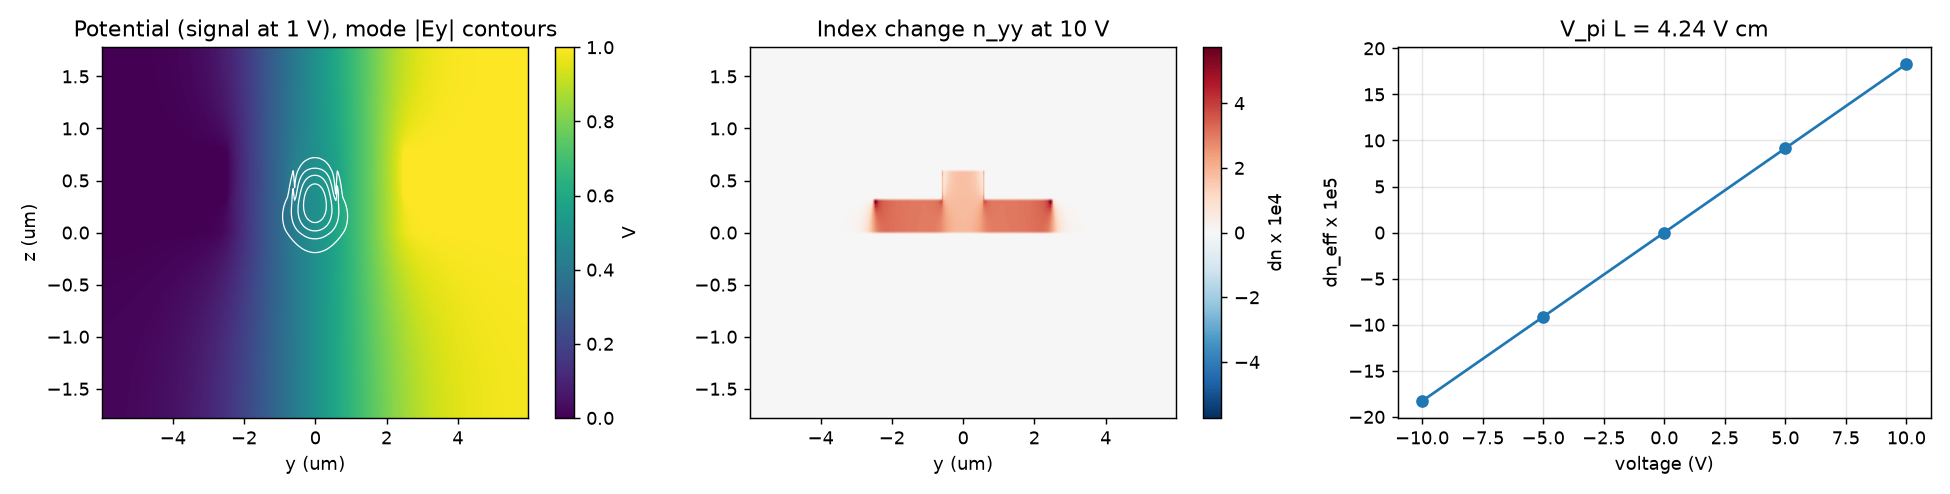

Recreate this plot in Python.
"""Example 8: a thin-film lithium niobate phase modulator.

An x-cut LN rib waveguide (600 nm film, 300 nm etch, 1.2 um wide) on silica,
with gold electrodes on the slab 5 um apart. The optic axis lies across the
waveguide (grid y), so the TE mode's Ey and the electrodes' lateral field both
use the large r33 coefficient. photonfdtd.active solves the electrostatic
potential on the mode solver's cross-section, turns the field into the Pockels
index change, and re-solves the mode at each voltage.

Expect V_pi * L around 4.5 V cm for one arm: a push-pull Mach-Zehnder on this
geometry (each arm between its own pair of electrodes, driven oppositely) gets
about half that, matching the ~2.2 V cm reported for such devices.
"""
import matplotlib
matplotlib.use("Agg")
import matplotlib.pyplot as plt
import numpy as np
import photonfdtd as pf
from photonfdtd import active

um = 1e-6
lam = 1.55e-6

ln = active.lithium_niobate_eo(lam, cut="x")      # optic axis along grid y
sio2 = active.silica_active(lam)
au = active.metal_active("Au")

gap = 5 * um
left = pf.Box((-(gap / 2 + 2 * um), 0.55 * um), (4 * um, 0.5 * um), au)
right = pf.Box((gap / 2 + 2 * um, 0.55 * um), (4 * um, 0.5 * um), au)
layout = [
    pf.Box((0, -1.0 * um), (20 * um, 2 * um), sio2),      # buried oxide
    pf.Box((0, 0.15 * um), (20 * um, 0.3 * um), ln),      # LN slab
    pf.Box((0, 0.45 * um), (1.2 * um, 0.3 * um), ln),     # LN rib
    left, right,
]
ms = pf.ModeSolver(size=(12 * um, 3.6 * um), cell_size=0.04 * um,
                   structures=layout, wavelength=lam, polarization="te")

region = active.ActiveRegion(
    layout,
    electrodes=[active.Electrode(right, "signal"), active.Electrode(left, "ground")],
    wavelength=lam,
)
mod = region.prepare(ms)

V = np.linspace(-10, 10, 5)
n_eff = mod.neff_sweep("signal", V)
vpl = mod.vpi_l("signal")
print(f"n_eff at 0 V:            {n_eff[len(V) // 2]:.5f}")
print(f"d n_eff / dV:            {mod.dneff('signal'):.3e} /V")
print(f"V_pi * L (one arm):      {vpl / 1e-2:.2f} V cm")
print(f"  -> 1 cm long arm:      V_pi = {vpl / 1e-2:.2f} V")
print(f"off-diagonal terms:      {mod.offdiagonal_ratio:.1%} of the modelled shift")

# Plot: potential, the index change at 10 V, n_eff vs V.
res = ms.solve()
y, z = ms.y / um, ms.z / um
ext = [y.min(), y.max(), z.min(), z.max()]
fig, ax = plt.subplots(1, 3, figsize=(15, 3.8))
pot = mod.electrostatics.basis_phi[0][0]
im = ax[0].imshow(pot.T, origin="lower", extent=ext, cmap="viridis", aspect="auto")
ax[0].contour(y, z, np.abs(res.Ey[0]).T, levels=4, colors="w", linewidths=0.7)
ax[0].set(title="Potential (signal at 1 V), mode |Ey| contours", xlabel="y (um)", ylabel="z (um)")
fig.colorbar(im, ax=ax[0], label="V")
d, _ = mod.delta_eps(V={"signal": 10.0})
dn = d[1][0] / (2 * np.sqrt(mod.base_eps[1][0]))
im = ax[1].imshow(dn.T * 1e4, origin="lower", extent=ext, cmap="RdBu_r", aspect="auto",
                  vmin=-np.abs(dn).max() * 1e4, vmax=np.abs(dn).max() * 1e4)
ax[1].set(title="Index change n_yy at 10 V", xlabel="y (um)")
fig.colorbar(im, ax=ax[1], label="dn x 1e4")
ax[2].plot(V, (n_eff - n_eff[len(V) // 2]) * 1e5, "o-")
ax[2].set(title=f"V_pi L = {vpl / 1e-2:.2f} V cm", xlabel="voltage (V)",
          ylabel="dn_eff x 1e5")
ax[2].grid(alpha=0.3)
fig.tight_layout()
fig.savefig("08_ln_phase_modulator.png", dpi=130)
print("saved 08_ln_phase_modulator.png")
